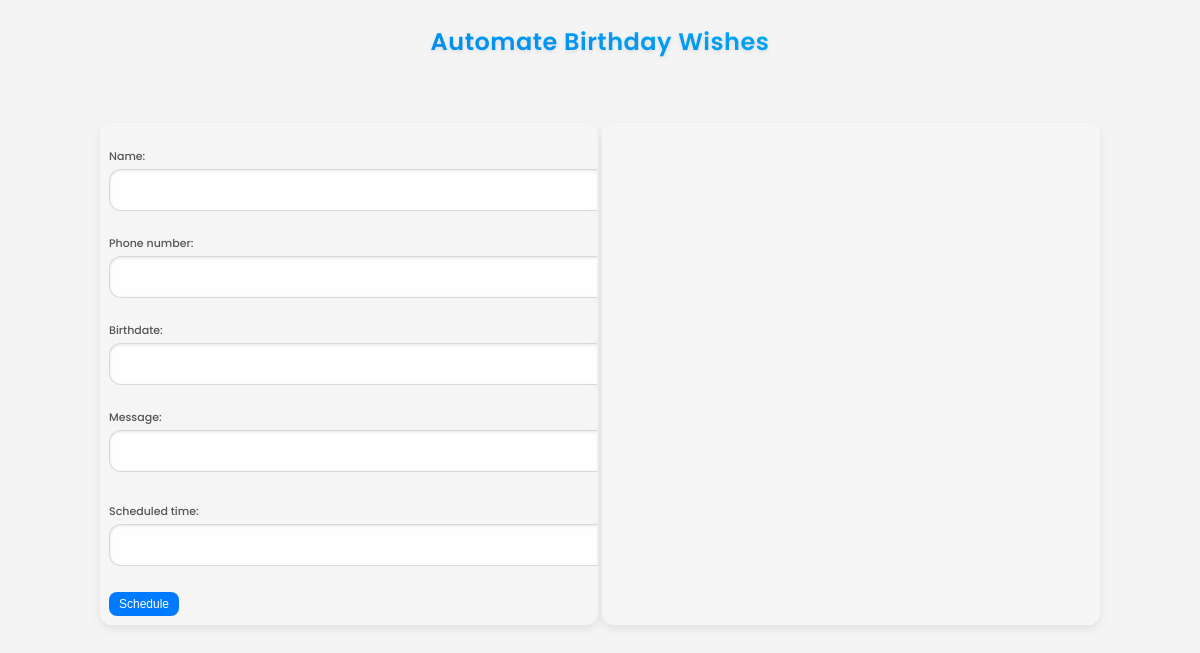
Page /meet/schedule_birthday/ (signed in) on the earlier database version.
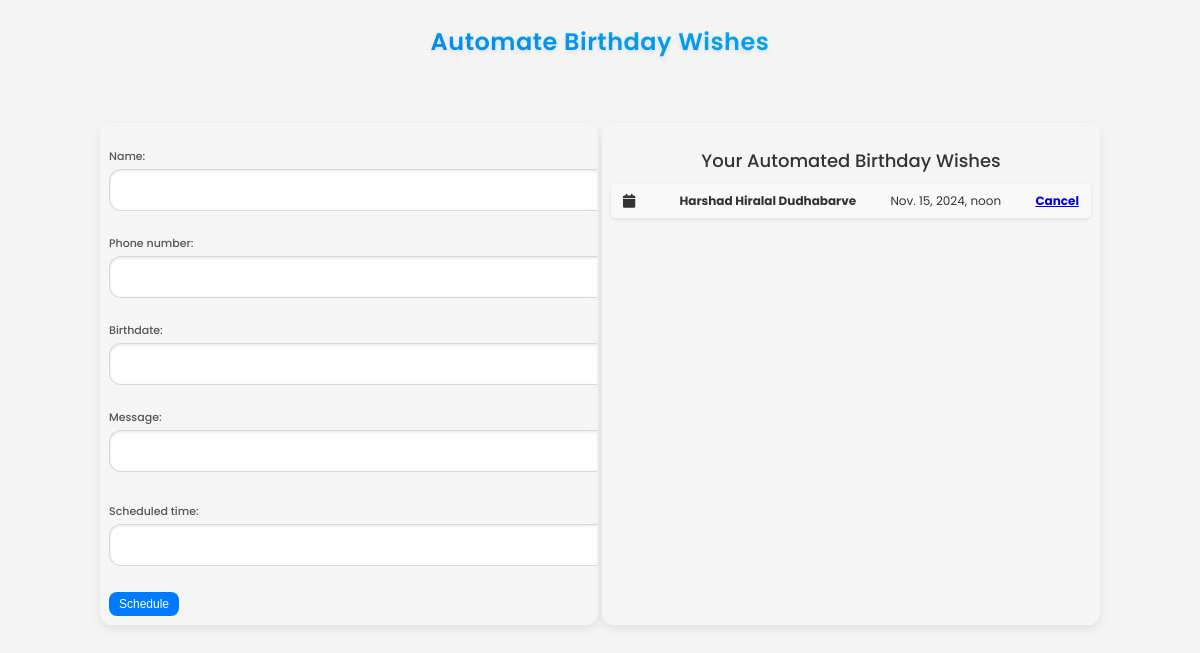
Same page on the later database version.
### meet/models.py (models this page shows, shortened)
class Birthday(models.Model):
    user=models.ForeignKey(User, on_delete=models.CASCADE)
    name = models.CharField(max_length=100)
    phone_number = models.CharField(max_length=15)  # Added phone number field
    birthdate = models.DateField()
    message = models.TextField()
    scheduled_time = models.DateTimeField()

### meet/views.py (the view, shortened to what this page needs)
# urls.py: path('schedule_birthday/',AutomateBirthdayWishes.as_view(), name='schedule_birthday'),
class AutomateBirthdayWishes(View):
    template_name = 'meet/schedule_birthday.html'
    def get(self, request, pk=None):
        form = BirthdayForm()
        birthdays = Birthday.objects.filter(user=request.user)
        return render(request, self.template_name, {
            'form': form,
            'birthdays': birthdays,
            'pk': pk
        })

### meet/forms.py
class BirthdayForm(forms.ModelForm):
    class Meta:
        model = Birthday
        fields = ['name','phone_number', 'birthdate', 'message', 'scheduled_time']
        widgets = {
            'birthdate': forms.DateInput(attrs={'class': 'flatpickr-date'}),
            'scheduled_time': forms.DateTimeInput(attrs={'class': 'flatpickr-datetime'}),
        }

### meet/templates/meet/schedule_birthday.html (shortened to what this page needs)
<!DOCTYPE html>
<html lang="en">
<head>
    <link href="https://cdnjs.cloudflare.com/ajax/libs/font-awesome/6.0.0-beta3/css/all.min.css" rel="stylesheet">
    <link rel="stylesheet" href="https://cdn.jsdelivr.net/npm/flatpickr/dist/flatpickr.min.css">
</head>
<body>
    <h1 class="intro">Automate Birthday Wishes</h1>
    <section class="message">
    </section>
    <div class="container">
        <div class="form-section">
            <form method="post">
                {{ form.as_p }}
                <button type="submit">Schedule</button>
            </form>
        </div>
        <div class="birthdays-section">
            {% if birthdays %}
                <h2 class="bddy">Your Automated Birthday Wishes</h2>
                {% for b in birthdays %}
                    <div class="birthday-item" data-pk="{{ b.pk }}">
                        <i class="icon fa fa-calendar"></i>
                        <strong>{{ b.name }}</strong>
                        <span>{{ b.scheduled_time }}</span>
                        <a href="{% url 'cancel_birthday' b.pk%}">
                            <strong>Cancel</strong>
                        </a>
                    </div>
                {% endfor %}
            {% endif %}
        </div>
    </div>
</body>
</html>

Differences in the rows shown:
added Birthday: name "Harshad Hiralal Dudhabarve", scheduled_time "Nov. 15, 2024, noon"
Other differences:
text now shown: "Your Automated Birthday Wishes"
